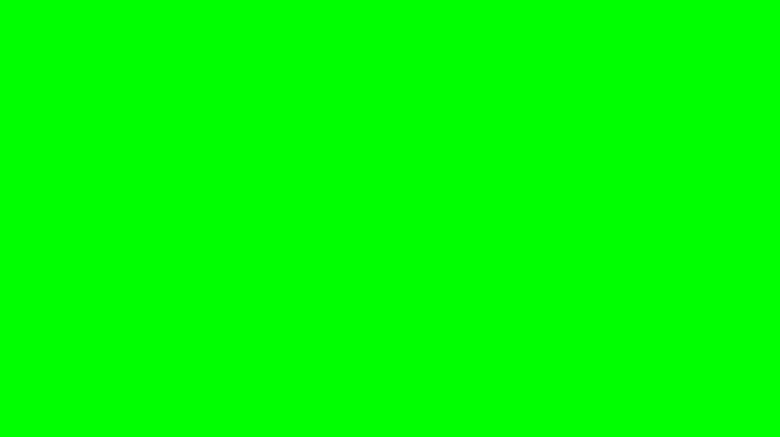
#> input picture Green.png, 780 x 437 px
$ python CF_plot.py
#> lines starting #> are read from the running program, lines starting #| are printed output that depends on the picture; long printed decimals are rounded
### hist_mean.py
import cv2

# 이미지를 그레이스케일로 읽어옴
image = cv2.imread('Green.png', cv2.IMREAD_COLOR)
#> image is the input picture: shape (437, 780, 3); mean B, G, R 0, 255, 0
b, g, r = cv2.split(image)
#> b: shape (437, 780); every value is 0
#> g: shape (437, 780); every value is 255
inverse = cv2.merge((r, g, b))

# 히스토그램 계산
hist_r = cv2.calcHist([r], [0], None, [256], [0, 256])
#> hist_r = 256 values, max 340860 at index 0, min 0 at index 1, mean 1331.5
hist_g = cv2.calcHist([g], [0], None, [256], [0, 256])
#> hist_g = 256 values from 0 to 340860
hist_b = cv2.calcHist([b], [0], None, [256], [0, 256])
#> hist_b has the same summary as hist_r

# 픽셀 값과 개수를 가중 평균하여 평균값 계산
total_pixels_r = r.shape[0] * r.shape[1]  # 이미지의 전체 픽셀 수
#> total_pixels_r = 340860
sum_value_r = 0
total_pixels_g = g.shape[0] * g.shape[1]  # 이미지의 전체 픽셀 수
#> total_pixels_g = 340860
sum_value_g = 0
total_pixels_b = b.shape[0] * b.shape[1]  # 이미지의 전체 픽셀 수
#> total_pixels_b = 340860
sum_value_b = 0

for i in range(len(hist_r)):
    sum_value_r += i * hist_r[i]
for j in range(len(hist_g)):
    sum_value_g += j * hist_g[j]
#> after the loop, sum_value_g = [86919296]
for k in range(len(hist_b)):
    sum_value_b += k * hist_b[k]

mean_value_r = sum_value_r / total_pixels_r
#> mean_value_r = [0]
print("R:", mean_value_r)
#| R: [0.]
mean_value_g = sum_value_g / total_pixels_g
#> mean_value_g = [255]
print("G:", mean_value_g)
#| G: [255.000]
mean_value_b = sum_value_b / total_pixels_b
#> mean_value_b = [0]
print("B:", mean_value_b)
#| B: [0.]

### CF_plot.py
import sys
import matplotlib.pyplot as plt
import numpy as np
import Color_Filter
import CF_Cal

# 471 points per curves
# 360 nm to 830 nm

# declare functions


def SetWaveLengthGraph():
    major_xticks = list(range(400, 800+100, 100))
    minor_xticks = list(range(360-10, 830+10, 20))
    fig, ax = plt.subplots(figsize=(14, 7))
    ax.set_xticks(major_xticks)
    ax.set_xticks(minor_xticks, minor=True)
    ax.set_xlim([360-10, 830+10])
    # ax.tick_params(axis='x', labelsize=20, length=10, width=3, rotation=30)
    # ax.tick_params(axis='x', which='minor', length=5, width=2 )


def DrawColor_Filter():
    SetWaveLengthGraph()
    plt.title('Color Filter Curve')
    plt.plot(Color_Filter.RangeWavelength, CF_Cal.B *
             Color_Filter.Blue_CF_ndarray, 'b', label='B')
    plt.plot(Color_Filter.RangeWavelength, CF_Cal.G *
             Color_Filter.Green_CF_ndarray, 'g', label='G')
    plt.plot(Color_Filter.RangeWavelength, CF_Cal.R *
             Color_Filter.Red_CF_ndarray, 'r', label='R')
    plt.plot(Color_Filter.RangeWavelength,
             CF_Cal.All_ndarray, 'k', label='I(ramda)')
    plt.legend()
    plt.show()
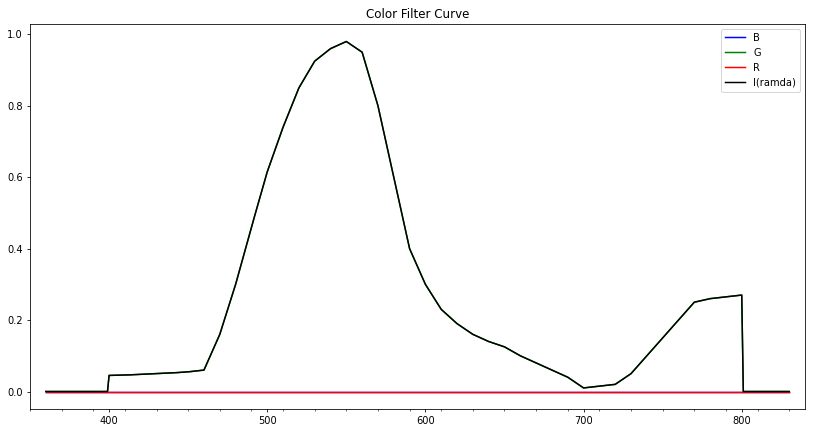
#> figure drawn by matplotlib, 1 panel; curve peaks at x = 550, y = 0.98

# main


print('Number of arguments: {}'.format(len(sys.argv)))
print('Argument(s) passed: {}'.format(str(sys.argv)))

DrawColor_Filter()
